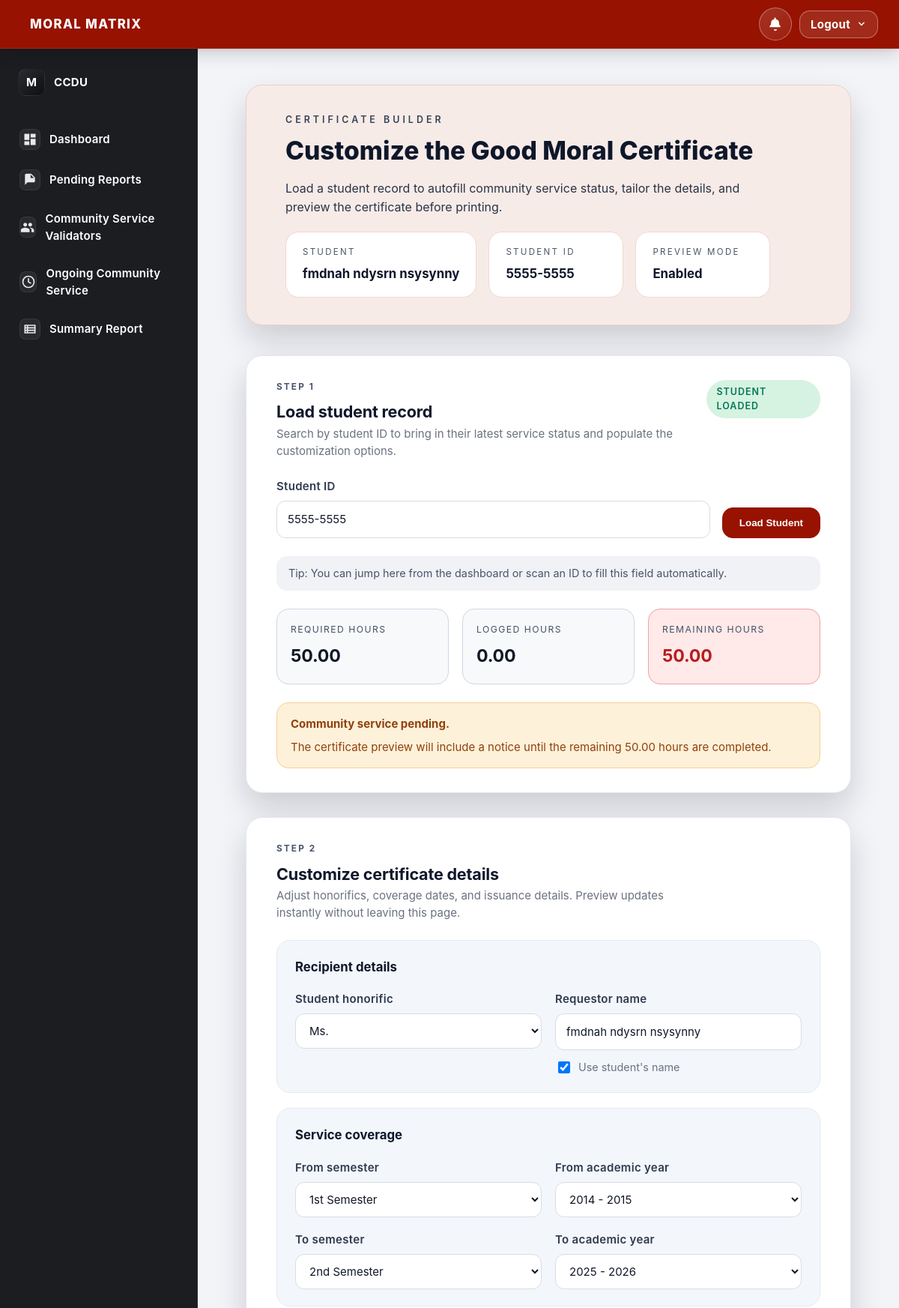
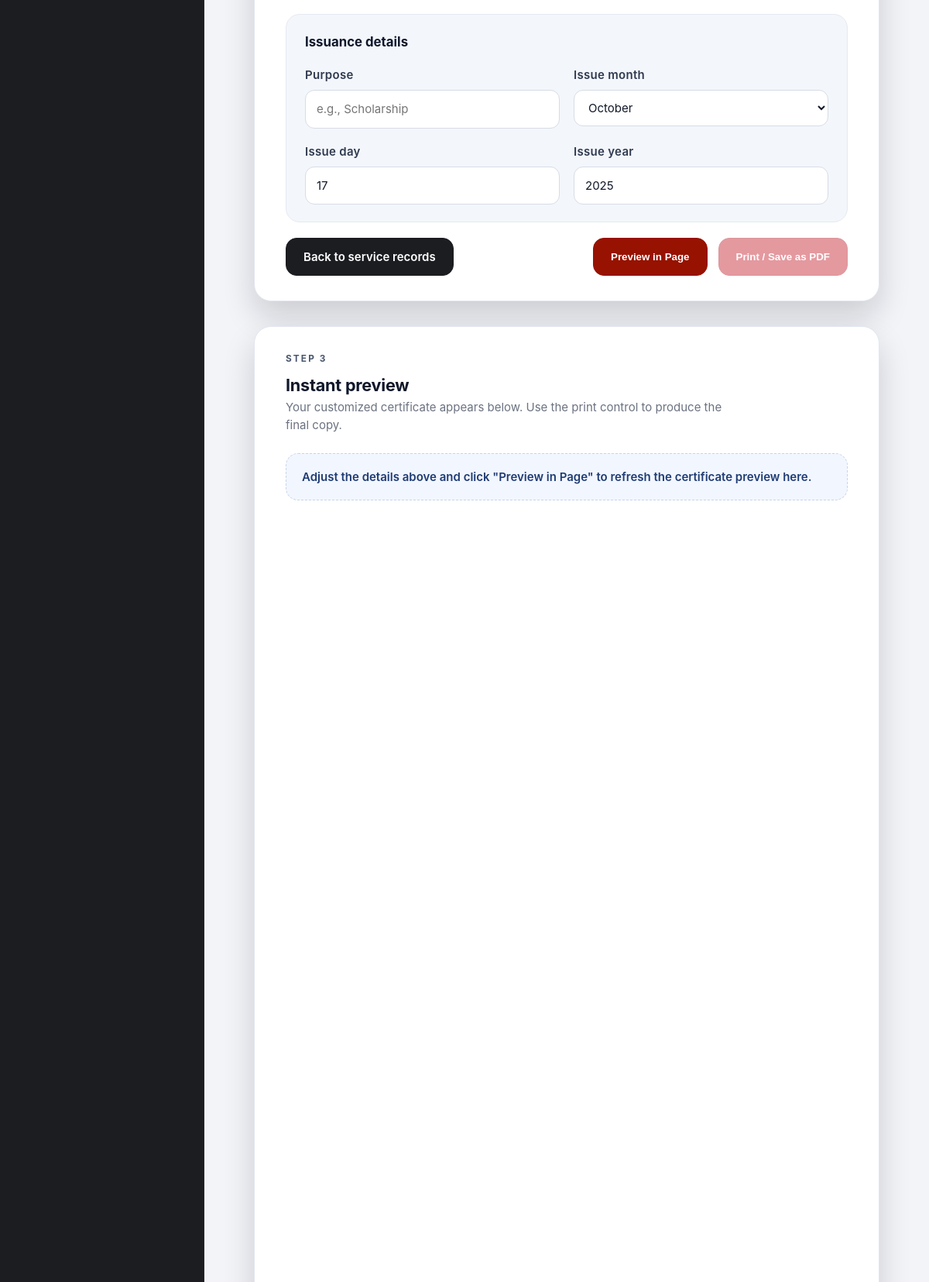
The page /ccdu/gmrc_customize.php?student_id=5555-5555 (signed in, upper part) on the database its author committed (2 pictures, top to bottom).
### tables this page shows
CREATE TABLE `student_account` (
  `record_id` int(11) NOT NULL,
  `student_id` varchar(50) NOT NULL,
  `first_name` varchar(50) NOT NULL,
  `middle_name` varchar(50) NOT NULL,
  `last_name` varchar(50) NOT NULL,
  `mobile` varchar(15) NOT NULL,
  `email` varchar(50) NOT NULL,
  `photo` varchar(255) DEFAULT NULL,
  `institute` varchar(255) DEFAULT NULL,
  `course` varchar(255) DEFAULT NULL,
  `level` int(11) DEFAULT NULL,
  `section` varchar(50) DEFAULT NULL,
  `guardian` varchar(50) DEFAULT NULL,
  `guardian_mobile` varchar(15) DEFAULT NULL,
  `created_at` timestamp NOT NULL DEFAULT current_timestamp(),
  `updated_at` timestamp NOT NULL DEFAULT current_timestamp() ON UPDATE current_timestamp(),
  `change_pass` tinyint(1) DEFAULT 1
);

### ccdu/violation_hrs.php (called while the page is built, shortened)
<?php
function _hasColumn(mysqli $conn, string $table, string $column): bool {
    $table  = preg_replace('/[^a-zA-Z0-9_]/', '', $table);
    $column = preg_replace('/[^a-zA-Z0-9_]/', '', $column);
    $sql = "SHOW COLUMNS FROM `$table` LIKE '$column'";
    $res = $conn->query($sql);
    $ok = ($res->num_rows > 0);
    return $ok;
}
function communityServiceHours(mysqli $conn, string $student_id): int {
    $hasStatus = _hasColumn($conn, 'student_violation', 'status');
    $hasIsVoid = _hasColumn($conn, 'student_violation', 'is_void');
    $cat = "LOWER(TRIM(COALESCE(offense_category,'')))";
    $sql = "
        SELECT
          SUM(CASE
                WHEN ($cat LIKE '%grave%' AND $cat NOT LIKE '%less%') THEN 1
                ELSE 0
              END) AS grave_cnt,
          SUM(CASE
                -- everything NOT “grave but not less” is counted as non_grave (including blank)
                WHEN ($cat LIKE '%grave%' AND $cat NOT LIKE '%less%') THEN 0
                ELSE 1
              END) AS non_grave_cnt
        FROM student_violation
        WHERE student_id = ?
    ";
    if ($hasStatus) {
        $sql .= " AND LOWER(status) NOT IN ('void','voided','canceled','cancelled','rejected')";
    }
    $stmt = $conn->prepare($sql);
    $stmt->bind_param("s", $student_id);
    if (!$stmt->execute()) { $stmt->close(); return 0; }
    $res = $stmt->get_result();
    $row = $res->fetch_assoc() ?: ['grave_cnt' => 0, 'non_grave_cnt' => 0];
    $grave    = (int)($row['grave_cnt'] ?? 0);
    $nonGrave = (int)($row['non_grave_cnt'] ?? 0);
    return (int)(($grave * 20) + (intdiv($nonGrave, 3) * 10));
}
function communityServiceLogged(mysqli $conn, string $student_id): float {
    $res = $conn->query("SHOW TABLES LIKE 'community_service_entries'");
    $sql = "SELECT COALESCE(SUM(hours),0) AS total FROM community_service_entries WHERE student_id = ?";
    $stmt = $conn->prepare($sql);
    $stmt->bind_param("s", $student_id);
    if (!$stmt->execute()) { $stmt->close(); return 0.0; }
    $stmt->bind_result($sumHours);
    return (float)$sumHours;
}
function communityServiceRemaining(mysqli $conn, string $student_id): float {
    $required = communityServiceHours($conn, $student_id);
    $logged   = communityServiceLogged($conn, $student_id);
    return max(0.0, (float)$required - (float)$logged);
}
?>

### ccdu/gmrc_customize.php (the view, shortened to what this page needs)
<?php
require __DIR__ . '/violation_hrs.php';
include '../includes/header.php';
$conn = new mysqli(
  $database_settings['servername'],
  $database_settings['username'],
  $database_settings['password'],
  $database_settings['dbname']
);
$student_id = isset($_GET['student_id']) ? trim($_GET['student_id']) : '';
$student = null;
$required = $logged = $remaining = null;
if ($student_id !== '') {
  $sql = "SELECT student_id, first_name, middle_name, last_name FROM student_account WHERE student_id = ?";
  $st = $conn->prepare($sql);
  $st->bind_param("s", $student_id);
  $st->execute();
  $student = $st->get_result()->fetch_assoc();
  if ($student) {
    $required  = communityServiceHours($conn, $student_id);
    $logged    = communityServiceLogged($conn, $student_id);
    $remaining = communityServiceRemaining($conn, $student_id);
  }
}
function h($s){ return htmlspecialchars($s ?? '', ENT_QUOTES, 'UTF-8'); }
function optionTag($value, $selectedValue) {
  $sel = ((string)$value === (string)$selectedValue) ? ' selected' : '';
  return '<option value="'.h($value).'"'.$sel.'>'.h($value).'</option>';
}
$todayMonth = date('F');
$todayDay   = (int)date('j');
$todayYear  = (int)date('Y');
$name = '';
if ($student) {
  $name = trim(implode(' ', array_filter([
    $student['first_name'] ?? '',
    $student['middle_name'] ?? '',
    $student['last_name'] ?? '',
  ])));
}
$ayOptions = [];
$base = (int)date('Y');
for ($y = $base + 1; $y >= $base - 10; $y--) {
  $ayOptions[] = ($y - 1).' - '.$y;
}
$semOptions = ['1st Semester', '2nd Semester', 'Summer'];
$honOptions = ['Ms.','Mr.'];
$honStudent = $_GET['hon_student'] ?? 'Ms/Mr.';
$fromSem = $_GET['from_semester'] ?? '1st Semester';
$toSem   = $_GET['to_semester'] ?? '2nd Semester';
$fromAY  = $_GET['from_ay']       ?? ($ayOptions ? end($ayOptions) : '');
$toAY    = $_GET['to_ay']         ?? ($ayOptions ? reset($ayOptions) : '');
$reqName = $_GET['requestor_name']?? ($name !== '' ? $name : '');
$purpose = $_GET['purpose']       ?? '';
$issueMonth = $_GET['issue_month'] ?? $todayMonth;
$issueDay   = isset($_GET['issue_day']) ? (int)$_GET['issue_day'] : $todayDay;
$issueYear  = isset($_GET['issue_year'])? (int)$_GET['issue_year'] : $todayYear;
?>
<!DOCTYPE html>
<html lang="en">
<head>
</head>
<body>
<main class="gmrc-page" id="gmrcPage" data-student-loaded="<?= $student ? 'true' : 'false' ?>">
  <section class="gmrc-hero">
    <div>
      <p class="gmrc-hero__eyebrow">Certificate Builder</p>
      <h1 class="gmrc-hero__title">Customize the Good Moral Certificate</h1>
      <p class="gmrc-hero__text">Load a student record to autofill community service status, tailor the details, and preview the certificate before printing.</p>
    </div>
    <div class="gmrc-hero__meta">
      <?php if ($student): ?>
        <div class="gmrc-pill">
          <span class="gmrc-pill__label">Student</span>
          <span class="gmrc-pill__value"><?= h($name) ?></span>
        </div>
        <div class="gmrc-pill">
          <span class="gmrc-pill__label">Student ID</span>
          <span class="gmrc-pill__value"><?= h($student['student_id']) ?></span>
        </div>
      <?php endif; ?>
      <div class="gmrc-pill">
        <span class="gmrc-pill__label">Preview mode</span>
        <span class="gmrc-pill__value"><?= $student ? 'Enabled' : 'Waiting for student' ?></span>
      </div>
    </div>
  </section>
  <div class="gmrc-shell">
    <section class="gmrc-card gmrc-card--lookup">
      <div class="gmrc-card__head">
        <div>
          <p class="gmrc-step">Step 1</p>
          <h2 class="gmrc-card__title">Load student record</h2>
          <p class="gmrc-card__text">Search by student ID to bring in their latest service status and populate the customization options.</p>
        </div>
        <span class="gmrc-chip <?= $student ? 'gmrc-chip--ready' : '' ?>"><?= $student ? 'Student loaded' : 'Required' ?></span>
      </div>
      <form method="get" action="" class="gmrc-inline-form" autocomplete="off">
        <label class="gmrc-field" for="student_id">
          <span class="gmrc-field__label">Student ID</span>
          <input class="gmrc-input" type="text" id="student_id" name="student_id" value="<?= h($student_id) ?>" placeholder="Enter the ID number" pattern="[0-9\-]*" inputmode="numeric" aria-describedby="studentHelp">
        </label>
        <button class="gmrc-btn gmrc-btn--primary" type="submit">Load Student</button>
      </form>
      <p class="gmrc-note" id="studentHelp">Tip: You can jump here from the dashboard or scan an ID to fill this field automatically.</p>
      <?php if ($student): ?>
        <div class="gmrc-stats" role="status" aria-live="polite">
          <div class="gmrc-stat">
            <span class="gmrc-stat__label">Required hours</span>
            <span class="gmrc-stat__value"><?= number_format($required ?? 0, 2) ?></span>
          </div>
          <div class="gmrc-stat">
            <span class="gmrc-stat__label">Logged hours</span>
            <span class="gmrc-stat__value"><?= number_format($logged ?? 0, 2) ?></span>
          </div>
          <div class="gmrc-stat <?= ($remaining !== null && $remaining > 0.00001) ? 'gmrc-stat--alert' : 'gmrc-stat--ok' ?>">
            <span class="gmrc-stat__label">Remaining hours</span>
            <span class="gmrc-stat__value"><?= number_format($remaining ?? 0, 2) ?></span>
          </div>
        </div>
        <?php if ($remaining !== null): ?>
          <?php if ($remaining > 0.00001): ?>
            <div class="gmrc-alert gmrc-alert--warning" role="alert">
              <strong>Community service pending.</strong>
              <span>The certificate preview will include a notice until the remaining <?= number_format($remaining, 2) ?> hours are completed.</span>
            </div>
          <?php endif; ?>
        <?php endif; ?>
      <?php endif; ?>
    </section>
    <section class="gmrc-card gmrc-card--form">
      <div class="gmrc-card__head">
        <div>
          <p class="gmrc-step">Step 2</p>
          <h2 class="gmrc-card__title">Customize certificate details</h2>
          <p class="gmrc-card__text">Adjust honorifics, coverage dates, and issuance details. Preview updates instantly without leaving this page.</p>
        </div>
      </div>
      <form id="certForm" method="get" action="gmrc_certificate.php" target="previewFrame">
        <section class="gmrc-form-section">
          <h3 class="gmrc-section-title">Recipient details</h3>
          <div class="gmrc-form-grid">
            <label class="gmrc-field">
              <span class="gmrc-field__label">Student honorific</span>
              <select class="gmrc-select" name="hon_student">
                <?php foreach ($honOptions as $opt) echo optionTag($opt, $honStudent); ?>
              </select>
            </label>
            <label class="gmrc-field">
              <span class="gmrc-field__label">Requestor name</span>
              <input class="gmrc-input" type="text" name="requestor_name" id="requestor_name" value="<?= h($reqName) ?>" placeholder="e.g., <?= h($name ?: 'Juan Dela Cruz') ?>">
              <label class="gmrc-checkbox">
                <input type="checkbox" id="use_student_name" <?= $name && $reqName === $name ? 'checked' : '' ?>>
                <span>Use student's name</span>
              </label>
            </label>
          </div>
        </section>
        <section class="gmrc-form-section">
          <h3 class="gmrc-section-title">Service coverage</h3>
          <div class="gmrc-form-grid">
            <label class="gmrc-field">
              <span class="gmrc-field__label">From semester</span>
              <select class="gmrc-select" name="from_semester">
                <?php foreach ($semOptions as $opt) echo optionTag($opt, $fromSem); ?>
              </select>
            </label>
            <label class="gmrc-field">
              <span class="gmrc-field__label">From academic year</span>
              <select class="gmrc-select" name="from_ay">
                <?php foreach ($ayOptions as $opt) echo optionTag($opt, $fromAY); ?>
              </select>
            </label>
            <label class="gmrc-field">
              <span class="gmrc-field__label">To semester</span>
              <select class="gmrc-select" name="to_semester">
                <?php foreach ($semOptions as $opt) echo optionTag($opt, $toSem); ?>
              </select>
            </label>
            <label class="gmrc-field">
              <span class="gmrc-field__label">To academic year</span>
              <select class="gmrc-select" name="to_ay">
                <?php foreach ($ayOptions as $opt) echo optionTag($opt, $toAY); ?>
              </select>
            </label>
          </div>
        </section>
        <section class="gmrc-form-section">
          <h3 class="gmrc-section-title">Issuance details</h3>
          <div class="gmrc-form-grid">
            <label class="gmrc-field">
              <span class="gmrc-field__label">Purpose</span>
              <input class="gmrc-input" list="purpose_list" type="text" name="purpose" value="<?= h($purpose) ?>" placeholder="e.g., Scholarship">
            </label>
            <label class="gmrc-field">
              <span class="gmrc-field__label">Issue month</span>
              <select class="gmrc-select" name="issue_month">
                <?php foreach ([
                  'January','February','March','April','May','June','July','August','September','October','November','December'
                ] as $m) echo optionTag($m, $issueMonth); ?>
              </select>
            </label>
            <label class="gmrc-field">
              <span class="gmrc-field__label">Issue day</span>
              <input class="gmrc-input" type="number" name="issue_day" min="1" max="31" value="<?= (int)$issueDay ?>">
            </label>
            <label class="gmrc-field">
              <span class="gmrc-field__label">Issue year</span>
              <input class="gmrc-input" type="number" name="issue_year" min="<?= $todayYear-5 ?>" max="<?= $todayYear+5 ?>" value="<?= (int)$issueYear ?>">
            </label>
          </div>
        </section>
        <div class="gmrc-toolbar">
          <a class="gmrc-btn gmrc-btn--dark" href="community_service.php">Back to service records</a>
          <div class="gmrc-toolbar__spacer"></div>
          <button id="btnPreview" type="submit" class="gmrc-btn gmrc-btn--primary" <?= $student ? '' : 'disabled' ?>>Preview in Page</button>
          <button id="btnPrint" type="button" class="gmrc-btn gmrc-btn--print" disabled>Print / Save as PDF</button>
        </div>
      </form>
    </section>
    <section class="gmrc-card gmrc-card--preview" id="gmrcPreviewCard">
      <div class="gmrc-card__head">
        <div>
          <p class="gmrc-step">Step 3</p>
          <h2 class="gmrc-card__title">Instant preview</h2>
          <p class="gmrc-card__text">Your customized certificate appears below. Use the print control to produce the final copy.</p>
        </div>
      </div>
      <div class="gmrc-empty" id="gmrcPreviewHint">
        <?php if ($student): ?>
          Adjust the details above and click "Preview in Page" to refresh the certificate preview here.
        <?php else: ?>
          Load a student record first to enable the certificate preview panel.
        <?php endif; ?>
      </div>
    </section>
  </div>
</main>
</body>
</html>

### css/header.css (style rules this page uses)
:root { --header-bg: #971200; --text-on-header: #ffffff; --ink: #111111; --radius: 14px; --shadow: 0 10px 20px rgba(0,0,0,.12), 0 2px 6px rgba(0,0,0,.08); --header-h: 64px; --sidebar-bg: #1C1D21; --sidebar-fg: #E7E9EE; --sidebar-fg-dim: #B9BEC7; --focus: #93C5FD; --sidebar-w: 264px; }
* { box-sizing: border-box; }
html, body { height: 100%; }
body { margin: 0; font: 14px/1.45 system-ui, -apple-system, Segoe UI, Roboto, Ubuntu, Cantarell, "Helvetica Neue", Arial, "Noto Sans"; color: #111; background: #fff; }
html { scroll-padding-top: var(--header-h); }

### rows shown on the page
student_account: name "fmdnah ndysrn nsysynny", student "5555-5555", student_id "5555-5555", requestor_name "fmdnah ndysrn nsysynny", last_name "☑"

### other values the page prints
$required "50.00"
$logged "0.00"
$remaining "50.00"
form field hon_student "Ms."
form field from_semester "1st Semester"
form field from_ay "2014 - 2015"
form field to_semester "2nd Semester"
form field to_ay "2025 - 2026"
form field issue_month "October"
